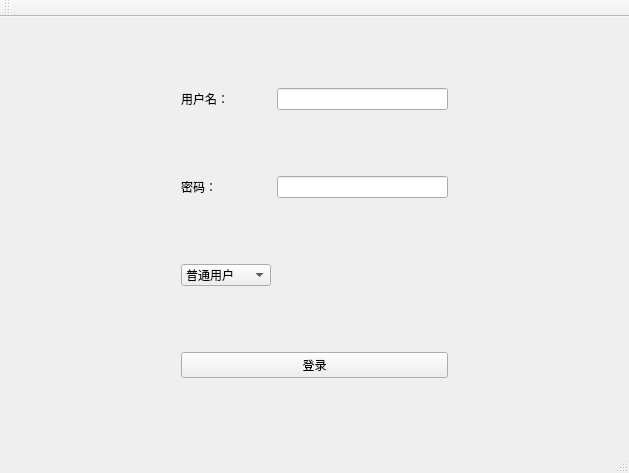
<?xml version="1.0" encoding="UTF-8"?>
<ui version="4.0">
 <class>MainWindow</class>
 <widget class="QMainWindow" name="MainWindow">
  <property name="geometry">
   <rect>
    <x>0</x>
    <y>0</y>
    <width>629</width>
    <height>473</height>
   </rect>
  </property>
  <property name="windowTitle">
   <string>MainWindow</string>
  </property>
  <widget class="QWidget" name="centralWidget">
   <layout class="QGridLayout" name="gridLayout">
    <item row="1" column="0">
     <spacer name="horizontalSpacer_5">
      <property name="orientation">
       <enum>Qt::Horizontal</enum>
      </property>
      <property name="sizeHint" stdset="0">
       <size>
        <width>40</width>
        <height>20</height>
       </size>
      </property>
     </spacer>
    </item>
    <item row="0" column="3">
     <spacer name="horizontalSpacer_4">
      <property name="orientation">
       <enum>Qt::Horizontal</enum>
      </property>
      <property name="sizeHint" stdset="0">
       <size>
        <width>40</width>
        <height>20</height>
       </size>
      </property>
     </spacer>
    </item>
    <item row="0" column="0">
     <spacer name="horizontalSpacer_3">
      <property name="orientation">
       <enum>Qt::Horizontal</enum>
      </property>
      <property name="sizeHint" stdset="0">
       <size>
        <width>40</width>
        <height>20</height>
       </size>
      </property>
     </spacer>
    </item>
    <item row="0" column="1">
     <widget class="QLabel" name="label">
      <property name="text">
       <string>用户名：</string>
      </property>
     </widget>
    </item>
    <item row="0" column="2">
     <widget class="QLineEdit" name="username"/>
    </item>
    <item row="1" column="2">
     <widget class="QLineEdit" name="password"/>
    </item>
    <item row="1" column="1">
     <widget class="QLabel" name="label_2">
      <property name="text">
       <string>密码：</string>
      </property>
     </widget>
    </item>
    <item row="1" column="3">
     <spacer name="horizontalSpacer_6">
      <property name="orientation">
       <enum>Qt::Horizontal</enum>
      </property>
      <property name="sizeHint" stdset="0">
       <size>
        <width>40</width>
        <height>20</height>
       </size>
      </property>
     </spacer>
    </item>
    <item row="3" column="1" colspan="2">
     <widget class="QPushButton" name="loginButton">
      <property name="text">
       <string>登录</string>
      </property>
     </widget>
    </item>
    <item row="2" column="1">
     <widget class="QComboBox" name="loginer">
      <item>
       <property name="text">
        <string>普通用户</string>
       </property>
      </item>
      <item>
       <property name="text">
        <string>系统管理员</string>
       </property>
      </item>
      <item>
       <property name="text">
        <string>游客</string>
       </property>
      </item>
     </widget>
    </item>
   </layout>
  </widget>
  <widget class="QMenuBar" name="menuBar">
   <property name="geometry">
    <rect>
     <x>0</x>
     <y>0</y>
     <width>629</width>
     <height>26</height>
    </rect>
   </property>
  </widget>
  <widget class="QToolBar" name="mainToolBar">
   <attribute name="toolBarArea">
    <enum>TopToolBarArea</enum>
   </attribute>
   <attribute name="toolBarBreak">
    <bool>false</bool>
   </attribute>
  </widget>
  <widget class="QStatusBar" name="statusBar"/>
 </widget>
 <layoutdefault spacing="6" margin="11"/>
 <resources/>
 <connections/>
</ui>
